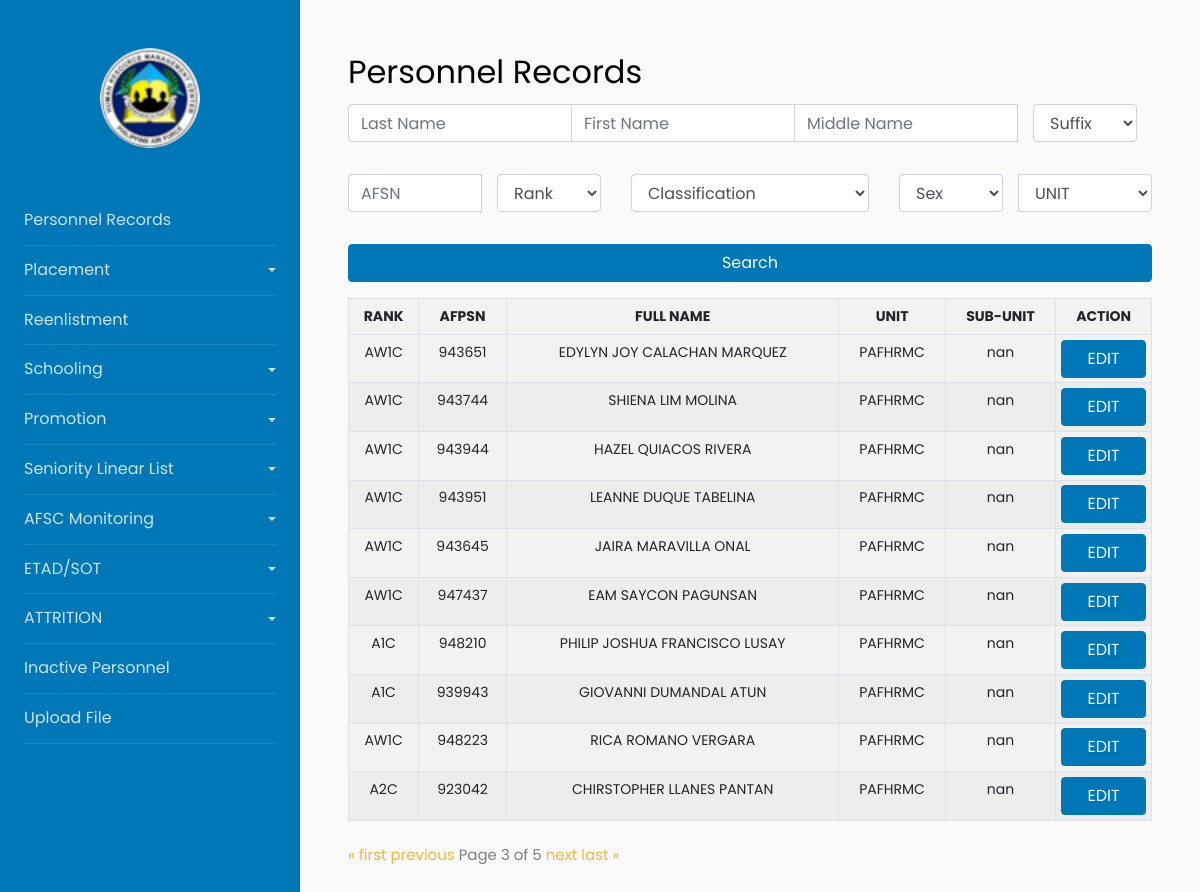
/?page=3, run on the app's committed database.
### myapp/models.py (models this page shows, shortened)
class PersonnelItem(models.Model):
    RANK = models.CharField(max_length=200)
    LAST_NAME = models.CharField(max_length=200)
    FIRST_NAME = models.CharField(max_length=200)
    MIDDLE_NAME = models.CharField(max_length=200)
    EXTENSION_NAME = models.CharField(max_length=200, blank=True, null=True)
    SERIAL_NUMBER = models.CharField(max_length=200)
    BOS = models.CharField(max_length=200)
    SEX = models.CharField(max_length=10)
    BIRTHDAY = models.DateField(blank=True, null=True)
    CONTACT_NUMBER = models.CharField(max_length=200, blank=True, null=True)
    ADDRESS = models.CharField(max_length=200, blank=True, null=True)
    CLASSIFICATION = models.CharField(max_length=200)
    CATEGORY = models.CharField(max_length=200)
    SOURCE_OF_ENLISTMENT_COMMISION =models.CharField(max_length=200)
    PILOT_RATED_NON_RATED = models.CharField(max_length=200, blank=True, null=True)
    AFSC = models.CharField(max_length=200, blank=True, null=True)
    HIGHEST_PME_COURSES = models.CharField(max_length=200, blank=True, null=True)
    EFFECTIVE_DATE_APPOINTMENT = models.DateField()
    EFFECTIVE_DATE_ENTERED = models.DateField()
    DATE_LAST_PROMOTION_APPOINTMENT = models.DateField(blank=True, null=True)
    UNIT = models.CharField(max_length=200, blank=True, null=True)
    SUB_UNIT = models.CharField(max_length=200, blank=True, null=True)
    DATE_1ST_TRANCH_REENLISTMENT = models.DateField( blank=True, null=True)
    DATE_2ND_TRANCH_REENLISTMENT = models.DateField( blank=True, null=True)

### myapp/views.py (the view)
# urls.py: path('', views.index, name='index'),
def index(request):
    last_name_query = request.GET.get('last_name')
    first_name_query = request.GET.get('first_name')
    middle_name_query = request.GET.get('middle_name')
    suffix_query = request.GET.get('suffix')
    afsn_query = request.GET.get('afsn')
    rank_query = request.GET.get('rank')
    classification_query = request.GET.get('classification')
    sex_query = request.GET.get('sex')
    unit_query = request.GET.get('unit')
    filters = Q()
    if last_name_query:
        filters &= Q(LAST_NAME__icontains=last_name_query)
    if first_name_query:
        filters &= Q(FIRST_NAME__icontains=first_name_query)
    if middle_name_query:
        filters &= Q(MIDDLE_NAME__icontains=middle_name_query)
    if suffix_query and suffix_query != "Suffix":
        filters &= Q(EXTENSION_NAME__icontains=suffix_query)
    if afsn_query:
        filters &= Q(SERIAL_NUMBER__icontains=afsn_query)  # Change this to 'SERIAL_NUMBER'
    if rank_query and rank_query != "Rank":
        filters &= Q(RANK__icontains=rank_query)
    if classification_query and classification_query != "Classification":
        filters &= Q(CLASSIFICATION__icontains=classification_query)
    if sex_query and sex_query != "Sex":
        filters &= Q(SEX__icontains=sex_query)
    if unit_query:
        filters &= Q(UNIT__icontains=unit_query)
    persons = PersonnelItem.objects.filter(filters)
    paginator = Paginator(persons, 10)
    page_num = request.GET.get("page")
    persons = paginator.get_page(page_num)
    return render(request, 'myapp/index.html', {
        'persons': persons,
        'last_name_query': last_name_query,
        'first_name_query': first_name_query,
        'middle_name_query': middle_name_query,
        'suffix_query': suffix_query,
        'afsn_query': afsn_query,
        'rank_query': rank_query,
        'classification_query': classification_query,
        'sex_query': sex_query,
        'unit_query': unit_query,
    })

### myapp/templates/myapp/index.html (shortened to what this page needs)
{% extends 'Base/base.html' %}
{% block content %}
<h2>Personnel Records</h2>
{% include 'myapp/searchforms.html' %}
{% include 'myapp/tablewithPaginator.html' %}
{% endblock %}

### myapp/templates/myapp/tablewithPaginator.html (shortened to what this page needs)
     <table class="table table-responsive-sm table-bordered table-striped table-sm">
      <tr>
          <th>RANK</th>
          <th>AFPSN</th>
          <th>FULL NAME</th>
          <th>UNIT</th>
          <th>SUB-UNIT</th>
          <th>ACTION</th>
      </tr>
      {% for person in persons %}
      <tr>
        <td>{{ person.RANK }}</td>
        <td>{{ person.SERIAL_NUMBER }}</td>
        <td>{{ person.FIRST_NAME}} {{person.MIDDLE_NAME}} {{person.LAST_NAME}}</td>
        <td>{{ person.UNIT }}</td>
        <td>{{ person.SUB_UNIT }}</td>
        <td>
        <button
                class="btn btn-primary openModalButton"
                data-rank="{{ person.RANK }}"
                data-lastname="{{ person.LAST_NAME }}"
                data-firstname="{{ person.FIRST_NAME }}"
                data-middlename="{{ person.MIDDLE_NAME }}"
                data-suffix="{{ person.EXTENSION_NAME }}"
                data-afpsn="{{ person.SERIAL_NUMBER }}"
                data-unit="{{ person.UNIT }}"
                data-subunit="{{ person.SUB_UNIT }}"
                data-birthday="{{ person.BIRTHDAY }}"
                data-contactnumber="{{ person.CONTACT_NUMBER }}"
                data-sex="{{ person.SEX }}"
                data-address="{{ person.ADDRESS }}"
                data-classification="{{ person.CLASSIFICATION }}"
                data-sourceofenlistmentcommission="{{ person.SOURCE_OF_ENLISTMENT_COMMISION }}"
                data-category="{{ person.CATEGORY }}"
                data-afsc="{{ person.AFSC }}"
                data-highestpme="{{ person.HIGHEST_PME_COURSES }}"
                data-dateenteredmilitary="{{ person.EFFECTIVE_DATE_ENTERED }}"
                data-datelastpromotion="{{ person.DATE_LAST_PROMOTION_APPOINTMENT }}"
                data-lengthofservice="{{ person.LENGTH_OF_SERVICE }}"
                data-dateofcommissionship="{{ person.EFFECTIVE_DATE_APPOINTMENT }}"
                data-promotion="{{ person.DATE_LAST_PROMOTION_APPOINTMENT }}"
                data-unaTranche="{{ person.DATE_1ST_TRANCH_REENLISTMENT }}"
                data-dosTranche="{{ person.DATE_2ND_TRANCH_REENLISTMENT }}"
                data-dateoflastetadsot="{{ person.DATE_2ND_TRANCH_REENLISTMENT }}"
                data-toggle="modal"
                data-target="#myModal">EDIT</button>
        </td>
    </tr>
      {% endfor %}
  </table>
  <div class="pagination">
    <span class="step-links">
        {% if persons.has_previous %}
            <a href="?page=1">&laquo; first</a>
            <a href="?page={{ persons.previous_page_number }}">previous</a>
        {% endif %}
        <span class="current">
            Page {{ persons.number }} of {{ persons.paginator.num_pages }}
        </span>
        {% if persons.has_next %}
            <a href="?page={{ persons.next_page_number }}">next</a>
            <a href="?page={{ persons.paginator.num_pages }}">last &raquo;</a>
        {% endif %}
    </span>
  </div>

### data on the page
PersonnelItem: RANK "AW1C", SERIAL_NUMBER "943651", FIRST_NAME "EDYLYN JOY", MIDDLE_NAME "CALACHAN", LAST_NAME "MARQUEZ", UNIT "PAFHRMC", SUB_UNIT "nan"
PersonnelItem: RANK "AW1C", SERIAL_NUMBER "943744", FIRST_NAME "SHIENA", MIDDLE_NAME "LIM", LAST_NAME "MOLINA", UNIT "PAFHRMC", SUB_UNIT "nan"
PersonnelItem: RANK "AW1C", SERIAL_NUMBER "943944", FIRST_NAME "HAZEL", MIDDLE_NAME "QUIACOS", LAST_NAME "RIVERA", UNIT "PAFHRMC", SUB_UNIT "nan"
PersonnelItem: RANK "AW1C", SERIAL_NUMBER "943951", FIRST_NAME "LEANNE", MIDDLE_NAME "DUQUE", LAST_NAME "TABELINA", UNIT "PAFHRMC", SUB_UNIT "nan"
PersonnelItem: RANK "AW1C", SERIAL_NUMBER "943645", FIRST_NAME "JAIRA", MIDDLE_NAME "MARAVILLA", LAST_NAME "ONAL", UNIT "PAFHRMC", SUB_UNIT "nan"
PersonnelItem: RANK "AW1C", SERIAL_NUMBER "947437", FIRST_NAME "EAM", MIDDLE_NAME "SAYCON", LAST_NAME "PAGUNSAN", UNIT "PAFHRMC", SUB_UNIT "nan"
PersonnelItem: RANK "A1C", SERIAL_NUMBER "948210", FIRST_NAME "PHILIP JOSHUA", MIDDLE_NAME "FRANCISCO", LAST_NAME "LUSAY", UNIT "PAFHRMC", SUB_UNIT "nan"
PersonnelItem: RANK "A1C", SERIAL_NUMBER "939943", FIRST_NAME "GIOVANNI", MIDDLE_NAME "DUMANDAL", LAST_NAME "ATUN", UNIT "PAFHRMC", SUB_UNIT "nan"
PersonnelItem: RANK "AW1C", SERIAL_NUMBER "948223", FIRST_NAME "RICA", MIDDLE_NAME "ROMANO", LAST_NAME "VERGARA", UNIT "PAFHRMC", SUB_UNIT "nan"
PersonnelItem: RANK "A2C", SERIAL_NUMBER "923042", FIRST_NAME "CHIRSTOPHER", MIDDLE_NAME "LLANES", LAST_NAME "PANTAN", UNIT "PAFHRMC", SUB_UNIT "nan"

### other printed values
{{ persons.number }} "3"
{{ persons.paginator.num_pages }} "5"
